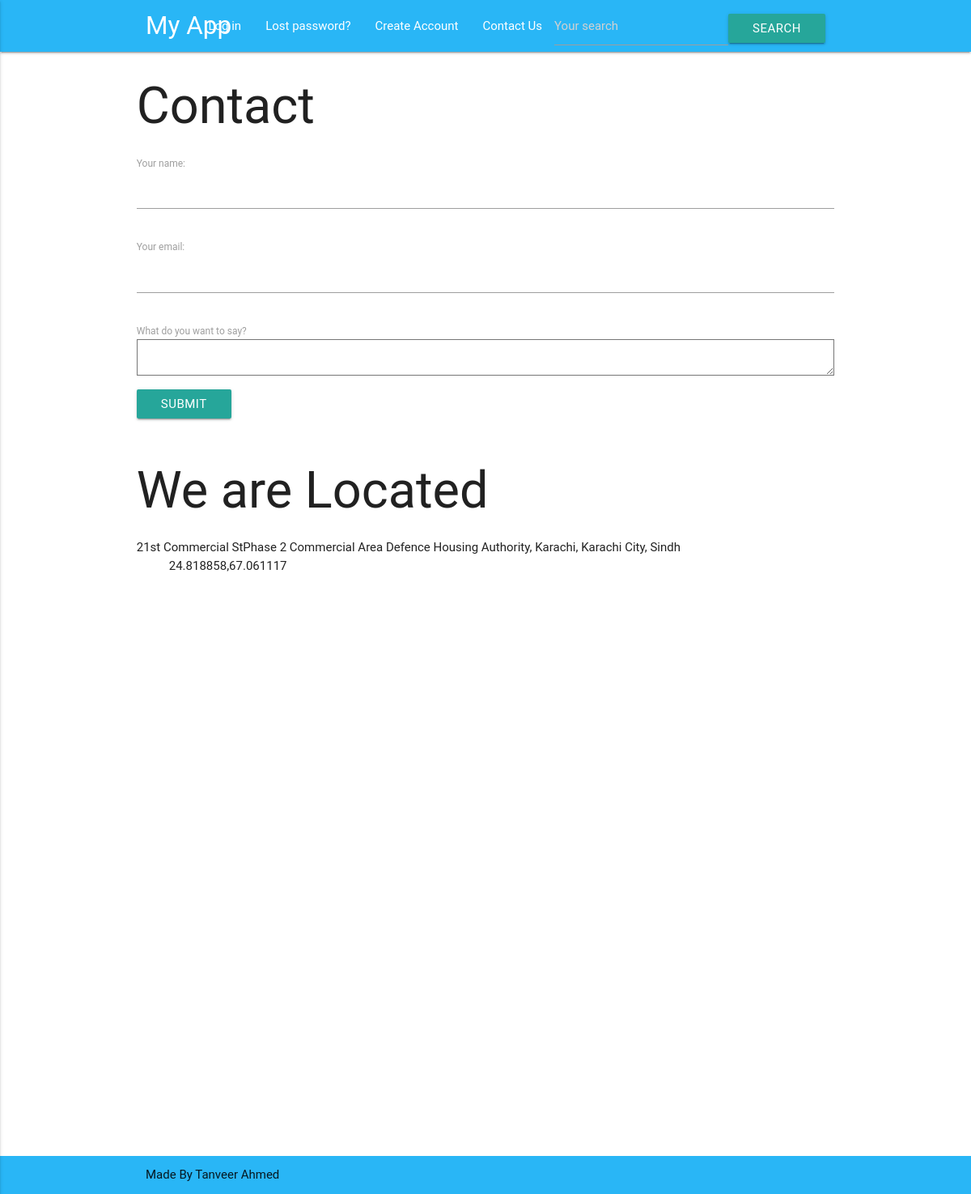
Page /contact/ on the committed database.
### courses/models.py (models this page shows)
class PointOfInterest(models.Model):
    name = models.CharField(max_length=100)
    address = models.CharField(max_length=255)
    city = models.CharField(max_length=50)
    zipcode = models.CharField(max_length=10)
    position = GeopositionField(blank=True)
    class Meta:
        verbose_name_plural = 'points of interest'

### coursewebsit/views.py (the view, shortened to what this page needs)
# urls.py: path('contact/', views.contact, name='contact'),
def contact(request):
    form_class = ContactForm
    pois = PointOfInterest.objects.all()
    return render(request, 'contactus.html', {
        'form': form_class, 'pois': pois
    })

### templates/contactus.html (shortened to what this page needs)
{% extends "courses/layout.html" %}
{% block course_content %}
<div class="container">
	<div class="row">
<h1>Contact</h1>
  <form role="form" action="" method="post">
  {{ form.as_p }}
  <button type="submit" class="btn btn-success">
         Submit
    </button>
  </form>
  <br>
</div></div>
{% include 'poi_list.html' %}
{% endblock %}

### templates/poi_list.html (shortened to what this page needs)
<!DOCTYPE>
<html>
    <head>
    </head>
    <body>
       <div class="container">
        <div class="row">
        <h1>We are Located </h1>
        <dl>
            {% for poi in pois %}
                <dt>{{ poi.name }}</dt>
                <dd>{{ poi.position }}</dd>
            {% endfor %}
        </dl>
    </div>
</div>
        <div id="map-canvas"></div>
    </body>
</html>

### assets/static/css/style.css (style rules this page uses)
#map-canvas { height: 700px; }

### templates/poi_list.html (style rules this page uses)
#map-canvas { height: 600px; }

### rows in the picture
PointOfInterest: name "21st Commercial StPhase 2 Commercial Area Defence Housing Authority, Karachi, Karachi City, Sindh", position "24.818858,67.061117"
